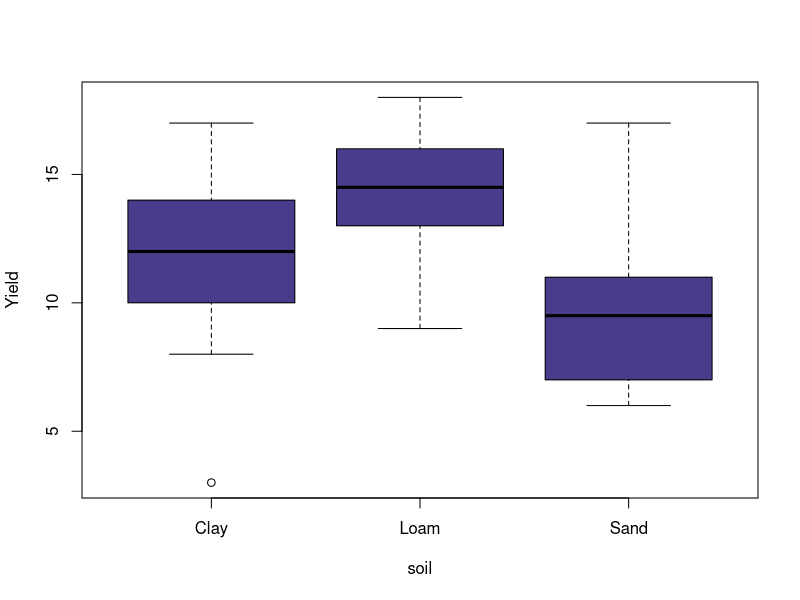
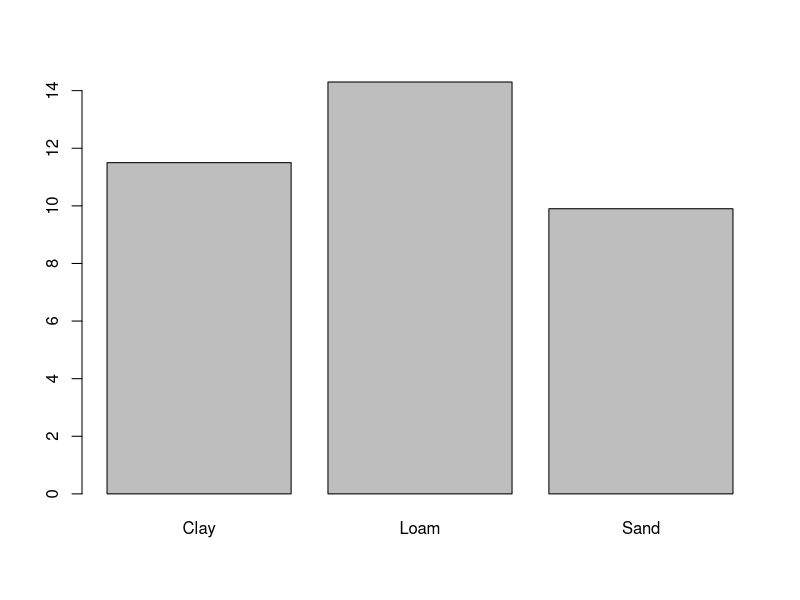

Here is the R script that generated these plots, in order: (Note: this script raises an error after producing the figures.)
########################
### One-Way ANOVA ######
########################
### Example out of The R Book
Sand <- c(6,10,8,6,14,17,9,11,7,11)
Clay <- c(17,15,3,11,14,12,12,8,10,13)
Loam <- c(13,16,9,12,15,16,17,13,18,14)

# Setup dependent variable
y <- c(Sand, Clay, Loam)

# Make sure it is a factor
soil <- as.factor((c(rep("Sand", 10), rep("Clay", 10), rep("Loam", 10))))

# Take a look at variances
sapply(list(Sand, Clay, Loam), var)

# Test for homogeniety of variances
# Fligner-Killeen test; make sure soil = 'factor'
fligner.test(y ~ soil)
# Bartlett test
bartlett.test(y ~ soil)

boxplot(y ~ soil, ylab="Yield", notch=FALSE, col="darkslateblue")

aov.model <- aov(y ~ soil)
summary(aov.model)


#########################
### Plotting error bars
#########################
#################################
## create function for error.bars
###################################
error.bars <- function(yv, z, nn) {
	xv <- barplot(yv, ylim=c(0, (max(yv) + max(z))), names=nn, ylab=deparse(substitute(yv)))
	g  <- (max(xv) - min(xv)) / 50
	for (i in 1:length(xv)) {
		lines(c(xv[i], xv[i]), c(yv[i]+z[i], yv[i]-z[i]))
		lines(c(xv[i]-g, xv[i]+g), c(yv[i]+z[i], yv[i]+z[i]))
		lines(c(xv[i]-g, xv[i]+g), c(yv[i]-z[i], yv[i]-z[i]))
	}
}

### Get means by treatment
Crop.Yield <- as.vector(tapply(y, soil, mean))
### Make barplot
barplot(Crop.Yield, names=levels(soil))
### Get standard error of mean from anova table
SEM <- rep(sqrt(summary(aov.model)[[1]][2,3] / as.numeric(table(soil)[1])), length(levels(soil)))
### This calculation of sem assumes equal sample sizes and thus pooled s^2!!!!!!!!!!!
labels <- as.character(levels(soil))

### Plot the Barplot
error.bars(bar.y, SEM, labels)

##################################
### Apparently someone invented
### a function to do error.bars
#################################
?barplot2 #### requires gplots (which requires gdata & gtools)

barplot2(y ~ soil)


